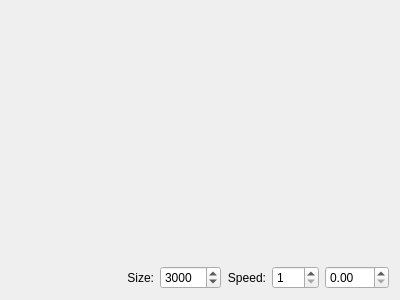
<?xml version="1.0" encoding="UTF-8"?>
<ui version="4.0">
 <class>Widget</class>
 <widget class="QWidget" name="Widget">
  <property name="geometry">
   <rect>
    <x>0</x>
    <y>0</y>
    <width>400</width>
    <height>300</height>
   </rect>
  </property>
  <property name="windowTitle">
   <string>Widget</string>
  </property>
  <layout class="QVBoxLayout" name="verticalLayout">
   <item>
    <spacer name="verticalSpacer">
     <property name="orientation">
      <enum>Qt::Vertical</enum>
     </property>
     <property name="sizeHint" stdset="0">
      <size>
       <width>20</width>
       <height>240</height>
      </size>
     </property>
    </spacer>
   </item>
   <item>
    <layout class="QHBoxLayout" name="horizontalLayout">
     <item>
      <spacer name="horizontalSpacer">
       <property name="orientation">
        <enum>Qt::Horizontal</enum>
       </property>
       <property name="sizeHint" stdset="0">
        <size>
         <width>40</width>
         <height>20</height>
        </size>
       </property>
      </spacer>
     </item>
     <item>
      <widget class="QLabel" name="label">
       <property name="text">
        <string>Size:</string>
       </property>
       <property name="alignment">
        <set>Qt::AlignRight|Qt::AlignTrailing|Qt::AlignVCenter</set>
       </property>
      </widget>
     </item>
     <item>
      <widget class="QSpinBox" name="spnBox_size">
       <property name="maximum">
        <number>20000</number>
       </property>
       <property name="value">
        <number>3000</number>
       </property>
      </widget>
     </item>
     <item>
      <widget class="QLabel" name="label_2">
       <property name="text">
        <string>Speed:</string>
       </property>
       <property name="alignment">
        <set>Qt::AlignRight|Qt::AlignTrailing|Qt::AlignVCenter</set>
       </property>
      </widget>
     </item>
     <item>
      <widget class="QSpinBox" name="spnBox_speed">
       <property name="minimum">
        <number>1</number>
       </property>
       <property name="maximum">
        <number>100</number>
       </property>
      </widget>
     </item>
     <item>
      <widget class="QDoubleSpinBox" name="doubleSpinBox">
       <property name="decimals">
        <number>2</number>
       </property>
       <property name="maximum">
        <double>360.000000000000000</double>
       </property>
       <property name="singleStep">
        <double>0.010000000000000</double>
       </property>
      </widget>
     </item>
    </layout>
   </item>
  </layout>
 </widget>
 <layoutdefault spacing="6" margin="11"/>
 <resources/>
 <connections/>
 <slots>
  <slot>setAngle(double)</slot>
 </slots>
</ui>
